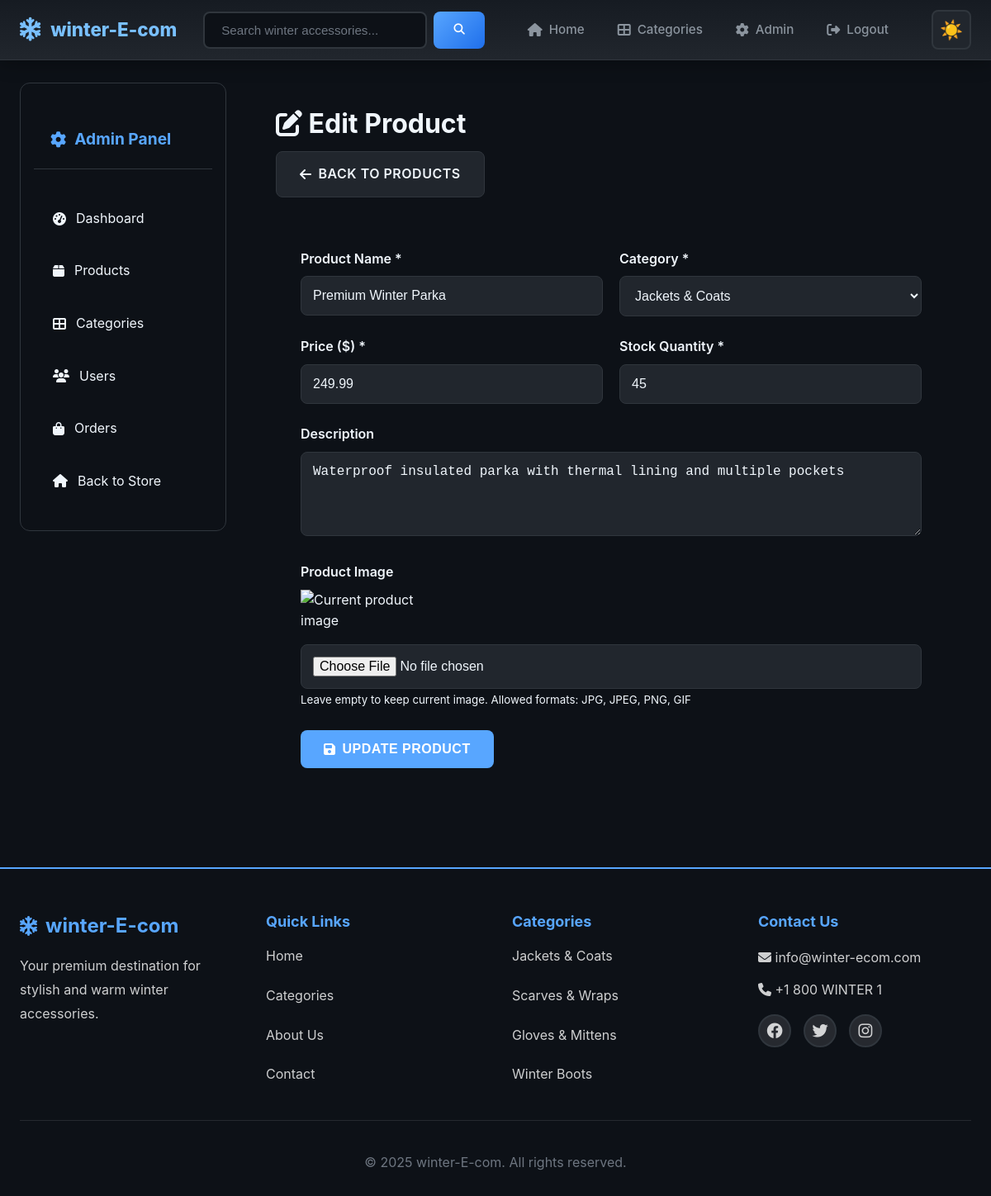
Page /admin/product_edit.php?id=1 (signed in) on the committed database.
### tables this page shows
CREATE TABLE IF NOT EXISTS products (
    id INT AUTO_INCREMENT PRIMARY KEY,
    category_id INT NOT NULL,
    name VARCHAR(200) NOT NULL,
    price DECIMAL(10, 2) NOT NULL,
    description TEXT,
    stock INT DEFAULT 0,
    image VARCHAR(255) DEFAULT 'default-product.jpg',
    created_at TIMESTAMP DEFAULT CURRENT_TIMESTAMP,
    FOREIGN KEY (category_id) REFERENCES categories(id) ON DELETE CASCADE
);

CREATE TABLE IF NOT EXISTS categories (
    id INT AUTO_INCREMENT PRIMARY KEY,
    name VARCHAR(100) NOT NULL,
    description TEXT,
    created_at TIMESTAMP DEFAULT CURRENT_TIMESTAMP
);

### includes/config.php (called while the page is built, shortened)
<?php
function escape_output($data) {
    return htmlspecialchars($data, ENT_QUOTES, 'UTF-8');
}
?>

### admin/product_edit.php (the view, shortened to what this page needs)
<?php
require_once '../includes/config.php';
$id = (int)($_GET['id'] ?? 0);
$stmt = $pdo->prepare("SELECT * FROM products WHERE id = ?");
$stmt->execute([$id]);
$product = $stmt->fetch();
$categories = $pdo->query("SELECT * FROM categories ORDER BY name")->fetchAll();
require_once '../includes/header.php';
?>
<div class="container">
    <div class="admin-layout">
        <?php include 'sidebar.php'; ?>
        <div class="admin-content">
            <div class="page-header">
                <h1><i class="fas fa-edit"></i> Edit Product</h1>
                <a href="products.php" class="btn btn-secondary">
                    <i class="fas fa-arrow-left"></i> Back to Products
                </a>
            </div>
            <div class="form-card">
                <form method="POST" action="product_edit.php?id=<?php echo $id; ?>" enctype="multipart/form-data" id="productForm">
                    <div class="form-row">
                        <div class="form-group">
                            <label for="name">Product Name *</label>
                            <input type="text" id="name" name="name"
                                   value="<?php echo escape_output($product['name']); ?>" required>
                        </div>
                        <div class="form-group">
                            <label for="category_id">Category *</label>
                            <select id="category_id" name="category_id" required>
                                <?php foreach ($categories as $category): ?>
                                <option value="<?php echo $category['id']; ?>"
                                        <?php echo $product['category_id'] == $category['id'] ? 'selected' : ''; ?>>
                                    <?php echo escape_output($category['name']); ?>
                                </option>
                                <?php endforeach; ?>
                            </select>
                        </div>
                    </div>
                    <div class="form-row">
                        <div class="form-group">
                            <label for="price">Price ($) *</label>
                            <input type="number" id="price" name="price" step="0.01" min="0.01"
                                   value="<?php echo $product['price']; ?>" required>
                        </div>
                        <div class="form-group">
                            <label for="stock">Stock Quantity *</label>
                            <input type="number" id="stock" name="stock" min="0"
                                   value="<?php echo $product['stock']; ?>" required>
                        </div>
                    </div>
                    <div class="form-group">
                        <label for="description">Description</label>
                        <textarea id="description" name="description" rows="4"><?php echo escape_output($product['description']); ?></textarea>
                    </div>
                    <div class="form-group">
                        <label for="image">Product Image</label>
                        <div class="current-image">
                            <?php
                            $image_path = '../uploads/' . $product['image'];
                            $image_src = (file_exists($image_path) && $product['image']) ? $image_path : '../uploads/default-product.jpg';
                            ?>
                            <img src="<?php echo $image_src; ?>"
                                 alt="Current product image"
                                 style="max-width: 150px;"
                                 onerror="this.src='../uploads/default-product.jpg'">
                        </div>
                        <input type="file" id="image" name="image" accept="image/*">
                        <small>Leave empty to keep current image. Allowed formats: JPG, JPEG, PNG, GIF</small>
                    </div>
                    <button type="submit" class="btn btn-primary">
                        <i class="fas fa-save"></i> Update Product
                    </button>
                </form>
            </div>
        </div>
    </div>
</div>
<?php require_once '../includes/footer.php'; ?>

### css/modern-theme.css (style rules this page uses)
:root { --bg-primary: #0d1117; --bg-secondary: #161b22; --bg-tertiary: #21262d; --bg-hover: #30363d; --text-primary: #f0f6fc; --text-secondary: #8b949e; --text-tertiary: #6e7681; --accent-primary: #58a6ff; --accent-secondary: #1f6feb; --accent-tertiary: #388bfd; --accent-light: #79c0ff; --accent-success: #3fb950; --accent-warning: #d29922; --accent-danger: #f85149; --border-color: #30363d; --border-radius: 12px; --shadow-sm: 0 1px 3px rgba(0, 0, 0, 0.4); --shadow-md: 0 4px 12px rgba(0, 0, 0, 0.3); --shadow-lg: 0 8px 24px rgba(0, 0, 0, 0.5); --shadow-xl: 0 12px 32px rgba(0, 0, 0, 0.6); --transition: all 0.3s cubic-bezier(0.4, 0, 0.2, 1); --transition-fast: all 0.15s ease; }
* { margin: 0; padding: 0; box-sizing: border-box; }
html { scroll-behavior: smooth; }
html, body { height: 100%; width: 100%; }
body { font-family: -apple-system, BlinkMacSystemFont, 'Segoe UI', 'Roboto', 'Oxygen', 'Ubuntu', 'Cantarell', 'Fira Sans', 'Droid Sans', 'Helvetica Neue', sans-serif; background-color: var(--bg-primary); color: var(--text-primary); transition: var(--transition); line-height: 1.6; overflow-x: hidden; }
.container { max-width: 1200px; margin: 0 auto; padding: 0 1.5rem; }
.btn { display: inline-flex; align-items: center; gap: 0.5rem; padding: 0.875rem 1.75rem; border: none; border-radius: 0.5rem; font-size: 1rem; font-weight: 600; cursor: pointer; transition: var(--transition); text-decoration: none; text-transform: uppercase; letter-spacing: 0.5px; }
.btn-primary { background: var(--accent-primary); color: white; }
.btn-secondary { background: var(--bg-tertiary); color: var(--text-primary); border: 1px solid var(--border-color); }
.form-group { margin-bottom: 1.5rem; }
.form-group label { display: block; margin-bottom: 0.5rem; font-weight: 600; color: var(--text-primary); }
.form-group input, .form-group textarea, .form-group select { width: 100%; padding: 0.875rem; border: 1px solid var(--border-color); background: var(--bg-tertiary); color: var(--text-primary); border-radius: 0.5rem; font-size: 1rem; transition: var(--transition); }
.admin-layout { display: flex; gap: 2rem; }
.admin-content { flex: 1; }
.page-header { margin-bottom: 2rem; }
.page-header h1 { font-size: 2rem; margin-bottom: 0.5rem; }

### css/additional.css (style rules this page uses)
.admin-layout { display: grid; grid-template-columns: 250px 1fr; gap: 30px; margin-top: 20px; }
.admin-content { background: var(--white); padding: 30px; border-radius: var(--border-radius); box-shadow: var(--shadow); }
.form-card { background: var(--light-gray); padding: 30px; border-radius: var(--border-radius); margin-top: 20px; }
.form-row { display: grid; grid-template-columns: 1fr 1fr; gap: 20px; }
.current-image { margin-bottom: 15px; }

### rows in the picture
products: name "Premium Winter Parka", category_id "Jackets & Coats", price "249.99", stock "45", description "Waterproof insulated parka with thermal lining and multiple pockets"

### other values in the picture
escape_output($message['text']) "Login successful! Welcome back, admin"
